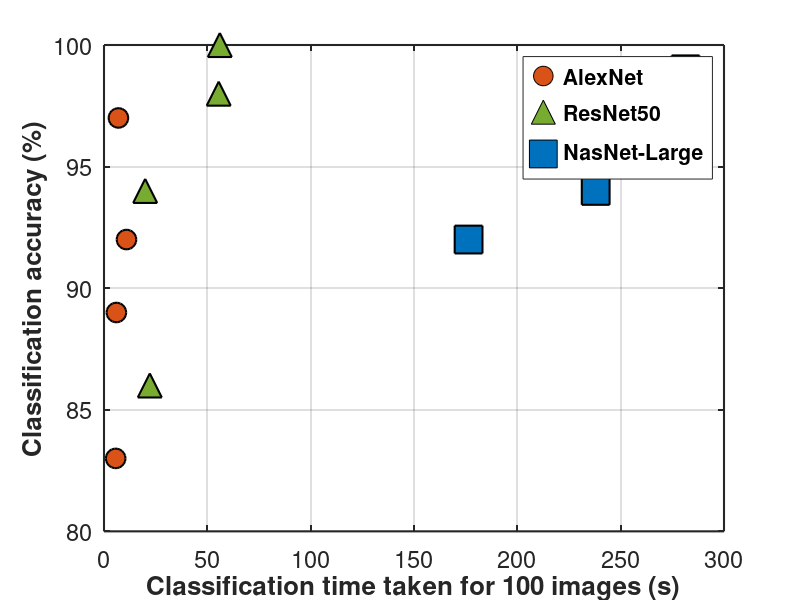

MATLAB code for this plot:
% Define the data from the table
accuracy = [
    83, 86, 92;  % 9am Indoor
    89, 94, 94;  % 11am Indoor
    97, 100, 99; % 12pm Indoor
    92, 98, 97   % 12pm Outdoor
];

time = [
    5.65, 22.16, 176.41;  % 9am Indoor
    5.99, 19.92, 237.91;  % 11am Indoor
    6.98, 56.04, 281.41;  % 12pm Indoor
    10.88, 55.50, 271.34  % 12pm Outdoor
];

% Convert time to time per 100 images
time_per_100_images = time * 1;

% Define the labels for each network
network_labels = {'AlexNet', 'ResNet50', 'NasNet-Large'};

% Define different marker sizes for each network
marker_sizes = [200, 300, 400]; % AlexNet, ResNet, NasNet

% Plot the data using larger markers
figure;
hold on;

% Use different colors for each network
colors = {[0.8500, 0.3250, 0.0980], [0.4660, 0.6740, 0.1880], [0, 0.4470, 0.7410]};  % Custom colors for AlexNet, ResNet, NasNet

% Plot the data with different markers
scatter(time_per_100_images(:, 1), accuracy(:, 1), marker_sizes(1), colors{1}, ...
    'filled', 'MarkerEdgeColor', 'k', 'Marker', 'o', 'DisplayName', network_labels{1}, 'LineWidth', 1.5); % Circle for AlexNet
scatter(time_per_100_images(:, 2), accuracy(:, 2), marker_sizes(2), colors{2}, ...
    'filled', 'MarkerEdgeColor', 'k', 'Marker', '^', 'DisplayName', network_labels{2}, 'LineWidth', 1.5); % Triangle for ResNet50
scatter(time_per_100_images(:, 3), accuracy(:, 3), marker_sizes(3), colors{3}, ...
    'filled', 'MarkerEdgeColor', 'k', 'Marker', 's', 'DisplayName', network_labels{3}, 'LineWidth', 1.5); % Square for NasNet-Large

% Customize the plot
xlabel('Classification time taken for 100 images (s)', 'FontSize', 14, 'FontWeight', 'bold');
ylabel('Classification accuracy (%)', 'FontSize', 14, 'FontWeight', 'bold');

% Create a legend and set a larger marker size for visibility
legend_handle = legend('Location', 'best', 'FontSize', 20, 'FontWeight', 'bold');
set(findobj(legend_handle, 'type', 'line'), 'MarkerSize', 40); % Increase the size of the legend markers

grid on;
set(gca, 'FontSize', 17, 'LineWidth', 1.5, 'Box', 'on');

hold off;
